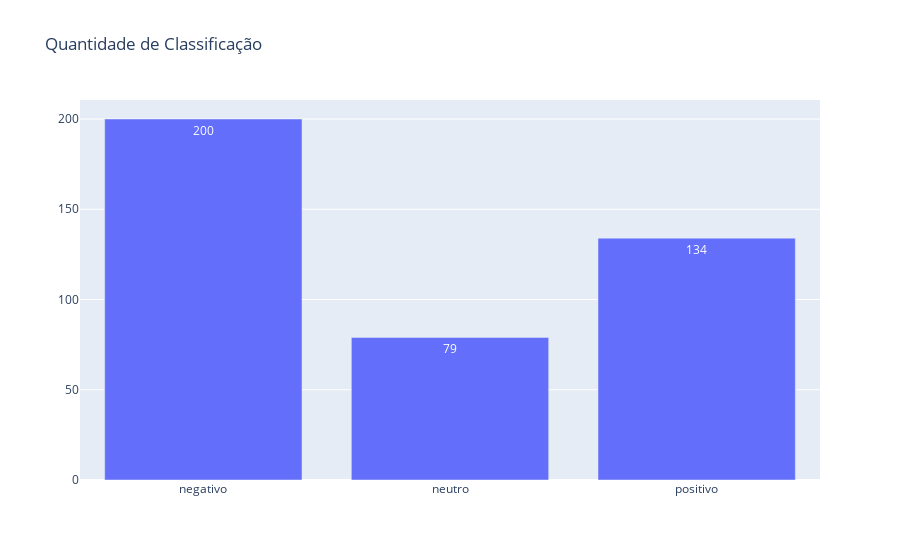

Notebook code for this chart:
### Markdown cell above
Aqui verificamos que dentre 413 tweets as classificações ficam distribuidas da seguinte maneira, 48% classificações negativas, 19% neutras e 32% positivas.

### Code cell
fig = go.Figure(data=[
    go.Bar(name='Total', x=classificacao['classificacao_texto'], y=classificacao["soma"], text=classificacao["soma"])
])
# Change the bar mode
fig.update_layout(title = "Quantidade de Classificação")
fig.show()

### Figure 1 — Plotly figure (JSON) as saved in the notebook; plotly's stock layout.template omitted (floating-point values rounded to 4 significant figures)
{"data": [{"name": "Total", "text": [200, 79, 134], "type": "bar", "x": ["negativo", "neutro", "positivo"], "y": [200, 79, 134]}], "layout": {"title": {"text": "Quantidade de Classificação"}}}
